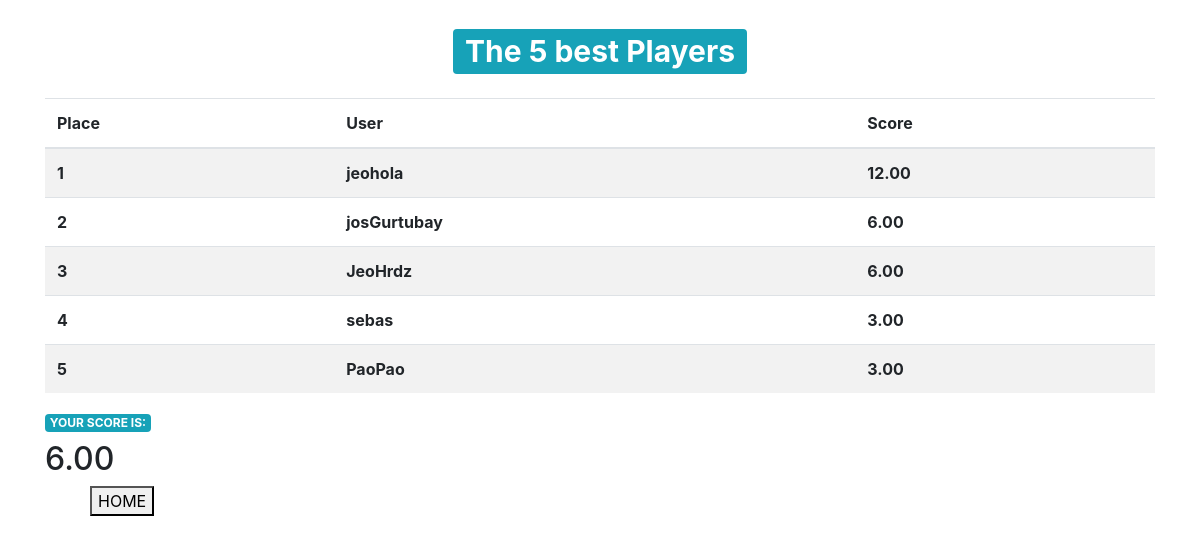
Page /tablero/ (signed in) on the committed database.
### Quiz/models.py (models this page shows, shortened)
class QuizUsuario(models.Model):
    usuario = models.OneToOneField(User, on_delete=models.CASCADE)
    puntaje_total = models.DecimalField(verbose_name='Puntaje Total', default=0, decimal_places=2, max_digits=10)

### Quiz/views.py (the view)
# urls.py: path('tablero/', tablero, name='tablero'),
def tablero(request):
	total_usaurios_quiz = QuizUsuario.objects.order_by('-puntaje_total')[:10]
	contador = total_usaurios_quiz.count()
	context = {
		'usuario_quiz':total_usaurios_quiz,
		'contar_user':contador
	}
	return render(request, 'play/tablero.html', context)

### Template/play/tablero.html (shortened to what this page needs)
{% extends 'base.html' %}
{% block contenido %}
<div class="container">
    <h1 class="text-center my-4">
        <span class="badge badge-info">
            The {{contar_user}} best Players
        </span>
    </h1>
    <table class="table table-striped table bodered">
        <thead>
            <tr>
                <th>Place</th>
                <th>User</th>
                <th>Score</th>
            </tr>
        </thead>
        <tbody>
            {% for user_quiz in usuario_quiz %}
            <tr>
                <th>{{forloop.counter}}</th>
                <th>{{user_quiz.usuario.username}}</th>
                <th>{{user_quiz.puntaje_total}}</th>
            </tr>
            {% endfor %}
        </tbody>
    </table>
    <h2 class="badge badge-info">YOUR SCORE IS:</h2>
    {% for x in usuario_quiz %}
    {% if x.usuario.id == user.id %}
    <tr>
    <h2>{{x.puntaje_total}}</h2>
    </tr>
    {% endif %}
    {% endfor %}
</div>
    <a href="{% url 'inicio' %}">
		<button style="margin-left: 90px;">
			HOME
		</button>
	</a>
{% endblock %}

### rows in the picture
QuizUsuario: usuario.username "jeohola", puntaje_total "12.00"
QuizUsuario: usuario.username "josGurtubay", puntaje_total "6.00"
QuizUsuario: usuario.username "JeoHrdz", puntaje_total "6.00"
QuizUsuario: usuario.username "sebas", puntaje_total "3.00"
QuizUsuario: usuario.username "PaoPao", puntaje_total "3.00"

### other values in the picture
{{ contar_user }} "5"
